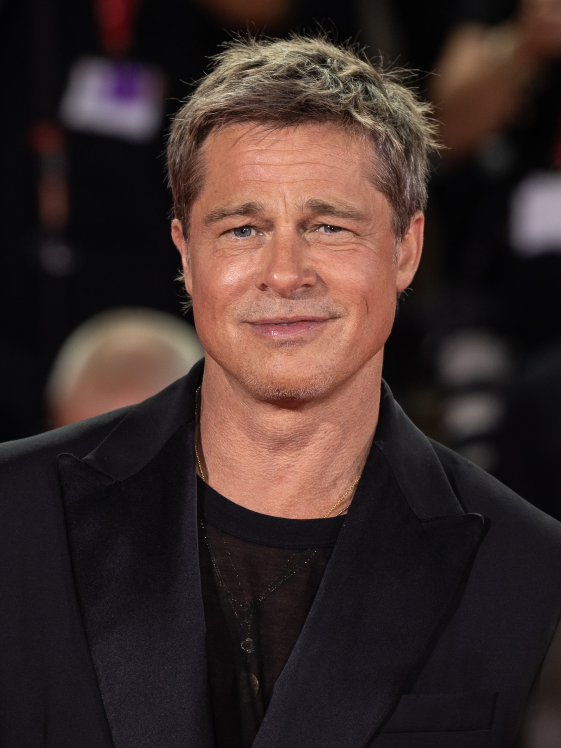
#> input picture brad_pitt.jpg, 1683 x 2244 px (shown at 1/3 size)
$ jupyter execute main.ipynb
#> lines starting #> are read from the running program, lines starting #| are printed output that depends on the picture
[cell 1]
import cv2


def prepare_image(image_path, target_size=(512, 512), to_grayscale=False):
    """
    Loads an image, resizes it to the target dimensions,
    and optionally converts it to grayscale.
    """
#> called with image_path = 'brad_pitt.jpg', target_size = (512, 512), to_grayscale = True
    # 1. Load the image from your file system
    image = cv2.imread(image_path)
#> image is the input picture: shape (2244, 1683, 3); mean B, G, R 42.6, 45.5, 61.3

    # Safety check: Did the image load correctly?
    if image is None:
        raise ValueError(f"Error: Could not load image at {image_path}. Check the file path.")

    # 2. Resize the image
    # cv2.INTER_AREA is the mathematical best method when shrinking an image
    resized_image = cv2.resize(image, target_size, interpolation=cv2.INTER_AREA)
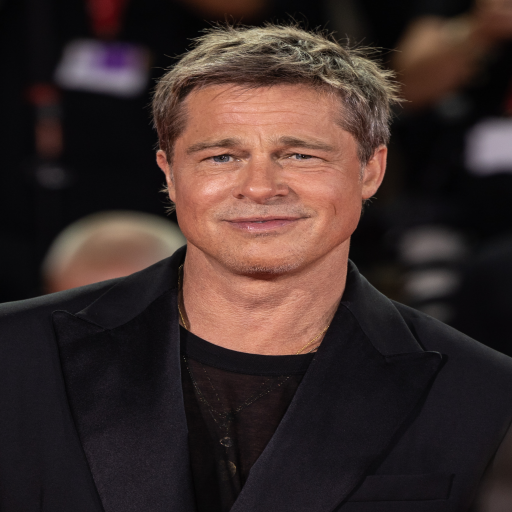
#> resized_image: shape (512, 512, 3); mean B, G, R 42.6, 45.5, 61.3

    # 3. Convert to grayscale if requested
    if to_grayscale:
        # OpenCV loads images in BGR format by default, not RGB!
        final_image = cv2.cvtColor(resized_image, cv2.COLOR_BGR2GRAY)
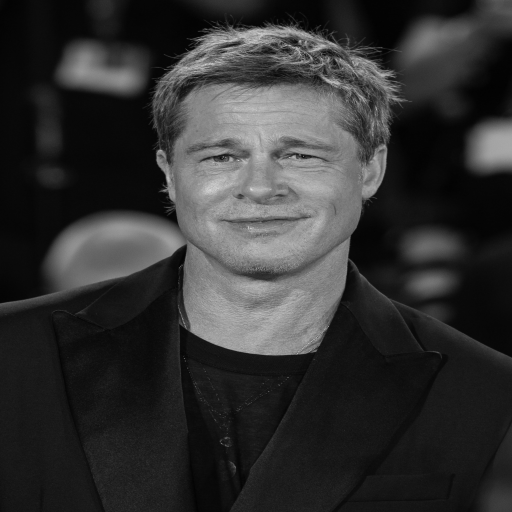
#> final_image: shape (512, 512); min 2, max 225, mean 49.9
    else:
        final_image = resized_image

    return final_image


# --- How you will use this in your main script ---

# Prepare the Brad Pitt image (Target) - We need this in grayscale to map brightness
brad_pitt_img = prepare_image('brad_pitt.jpg', target_size=(512, 512), to_grayscale=True)

# Prepare your random Source Image - We keep this in color!
source_img = prepare_image('my_random_picture.jpg', target_size=(512, 512), to_grayscale=False)
#> call 2 of prepare_image, with image_path = 'my_random_picture.jpg', target_size = (512, 512), to_grayscale = False
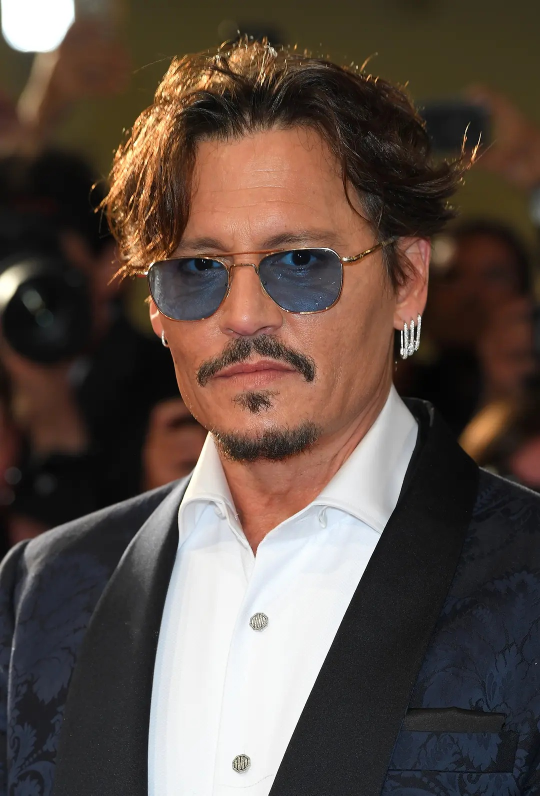
#> input picture my_random_picture.jpg, 1080 x 1591 px (shown at 1/2 size)
#> in prepare_image, image is the input picture: shape (1591, 1080, 3); mean B, G, R 70.6, 78.7, 93.3
#> in prepare_image (call 2), `resized_image = cv2.resize(image, target_size, interpolation=cv2.INTER..`:
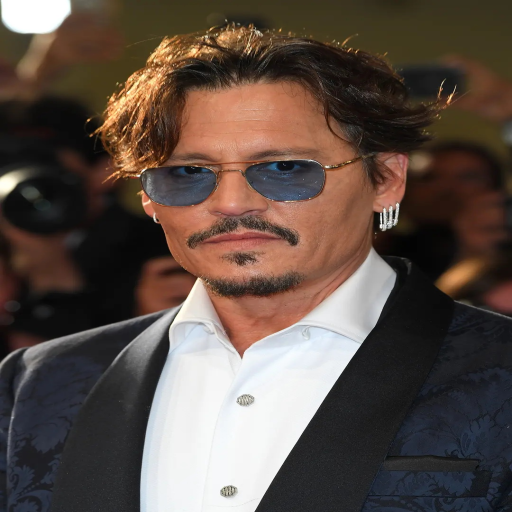
#> resized_image: shape (512, 512, 3); mean B, G, R 70.6, 78.7, 93.3
